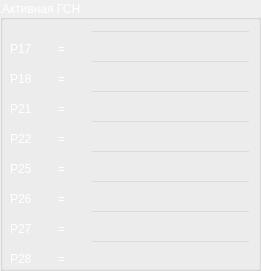
    <widget class="QGroupBox" name="P_TAB3">
     <property name="geometry">
      <rect>
       <x>280</x>
       <y>330</y>
       <width>261</width>
       <height>271</height>
      </rect>
     </property>
     <property name="styleSheet">
      <string notr="true">QGroupBox
{
color: white
}</string>
     </property>
     <property name="title">
      <string>Активная ГСН</string>
     </property>
     <widget class="QLabel" name="P_26">
      <property name="geometry">
       <rect>
        <x>10</x>
        <y>190</y>
        <width>67</width>
        <height>17</height>
       </rect>
      </property>
      <property name="styleSheet">
       <string notr="true">QLabel
{
color: white
}</string>
      </property>
      <property name="text">
       <string>P26        =</string>
      </property>
     </widget>
     <widget class="QLabel" name="P_27">
      <property name="geometry">
       <rect>
        <x>10</x>
        <y>100</y>
        <width>67</width>
        <height>17</height>
       </rect>
      </property>
      <property name="styleSheet">
       <string notr="true">QLabel
{
color: white
}</string>
      </property>
      <property name="text">
       <string>P21        =</string>
      </property>
     </widget>
     <widget class="QLabel" name="P_28">
      <property name="geometry">
       <rect>
        <x>10</x>
        <y>40</y>
        <width>67</width>
        <height>17</height>
       </rect>
      </property>
      <property name="styleSheet">
       <string notr="true">QLabel
{
color: white
}</string>
      </property>
      <property name="text">
       <string>P17        =</string>
      </property>
     </widget>
     <widget class="QLabel" name="P_29">
      <property name="geometry">
       <rect>
        <x>10</x>
        <y>160</y>
        <width>67</width>
        <height>17</height>
       </rect>
      </property>
      <property name="styleSheet">
       <string notr="true">QLabel
{
color: white
}</string>
      </property>
      <property name="text">
       <string>P25        =</string>
      </property>
     </widget>
     <widget class="QLabel" name="P_31">
      <property name="geometry">
       <rect>
        <x>10</x>
        <y>130</y>
        <width>67</width>
        <height>17</height>
       </rect>
      </property>
      <property name="styleSheet">
       <string notr="true">QLabel
{
color: white
}</string>
      </property>
      <property name="text">
       <string>P22        =</string>
      </property>
     </widget>
     <widget class="QLabel" name="P_33">
      <property name="geometry">
       <rect>
        <x>10</x>
        <y>70</y>
        <width>67</width>
        <height>17</height>
       </rect>
      </property>
      <property name="styleSheet">
       <string notr="true">QLabel
{
color: white
}</string>
      </property>
      <property name="text">
       <string>P18        =</string>
      </property>
     </widget>
     <widget class="QLabel" name="P_34">
      <property name="geometry">
       <rect>
        <x>10</x>
        <y>220</y>
        <width>67</width>
        <height>17</height>
       </rect>
      </property>
      <property name="styleSheet">
       <string notr="true">QLabel
{
color: white
}</string>
      </property>
      <property name="text">
       <string>P27        =</string>
      </property>
     </widget>
     <widget class="QLabel" name="P_35">
      <property name="geometry">
       <rect>
        <x>10</x>
        <y>250</y>
        <width>67</width>
        <height>17</height>
       </rect>
      </property>
      <property name="styleSheet">
       <string notr="true">QLabel
{
color: white
}</string>
      </property>
      <property name="text">
       <string>P28        =</string>
      </property>
     </widget>
     <widget class="QLineEdit" name="l35">
      <property name="geometry">
       <rect>
        <x>90</x>
        <y>240</y>
        <width>161</width>
        <height>31</height>
       </rect>
      </property>
      <property name="styleSheet">
       <string notr="true">QLineEdit
{
background: rgb(0,0,0,0);
color: white;
}</string>
      </property>
      <property name="text">
       <string/>
      </property>
     </widget>
     <widget class="QLineEdit" name="l34">
      <property name="geometry">
       <rect>
        <x>90</x>
        <y>210</y>
        <width>161</width>
        <height>31</height>
       </rect>
      </property>
      <property name="styleSheet">
       <string notr="true">QLineEdit
{
background: rgb(0,0,0,0);
color: white;
}</string>
      </property>
      <property name="text">
       <string/>
      </property>
     </widget>
     <widget class="QLineEdit" name="l30">
      <property name="geometry">
       <rect>
        <x>90</x>
        <y>90</y>
        <width>161</width>
        <height>31</height>
       </rect>
      </property>
      <property name="styleSheet">
       <string notr="true">QLineEdit
{
background: rgb(0,0,0,0);
color: white;
}</string>
      </property>
      <property name="text">
       <string/>
      </property>
     </widget>
     <widget class="QLineEdit" name="l29">
      <property name="geometry">
       <rect>
        <x>90</x>
        <y>60</y>
        <width>161</width>
        <height>31</height>
       </rect>
      </property>
      <property name="styleSheet">
       <string notr="true">QLineEdit
{
background: rgb(0,0,0,0);
color: white;
}</string>
      </property>
      <property name="text">
       <string/>
      </property>
     </widget>
     <widget class="QLineEdit" name="l31">
      <property name="geometry">
       <rect>
        <x>90</x>
        <y>120</y>
        <width>161</width>
        <height>31</height>
       </rect>
      </property>
      <property name="styleSheet">
       <string notr="true">QLineEdit
{
background: rgb(0,0,0,0);
color: white;
}</string>
      </property>
      <property name="text">
       <string/>
      </property>
     </widget>
     <widget class="QLineEdit" name="l28">
      <property name="geometry">
       <rect>
        <x>90</x>
        <y>30</y>
        <width>161</width>
        <height>31</height>
       </rect>
      </property>
      <property name="styleSheet">
       <string notr="true">QLineEdit
{
background: rgb(0,0,0,0);
color: white;
}</string>
      </property>
      <property name="text">
       <string/>
      </property>
     </widget>
     <widget class="QLineEdit" name="l32">
      <property name="geometry">
       <rect>
        <x>90</x>
        <y>150</y>
        <width>161</width>
        <height>31</height>
       </rect>
      </property>
      <property name="styleSheet">
       <string notr="true">QLineEdit
{
background: rgb(0,0,0,0);
color: white;
}</string>
      </property>
      <property name="text">
       <string/>
      </property>
     </widget>
     <widget class="QLineEdit" name="l33">
      <property name="geometry">
       <rect>
        <x>90</x>
        <y>180</y>
        <width>161</width>
        <height>31</height>
       </rect>
      </property>
      <property name="styleSheet">
       <string notr="true">QLineEdit
{
background: rgb(0,0,0,0);
color: white;
}</string>
      </property>
      <property name="text">
       <string/>
      </property>
     </widget>
    </widget>
